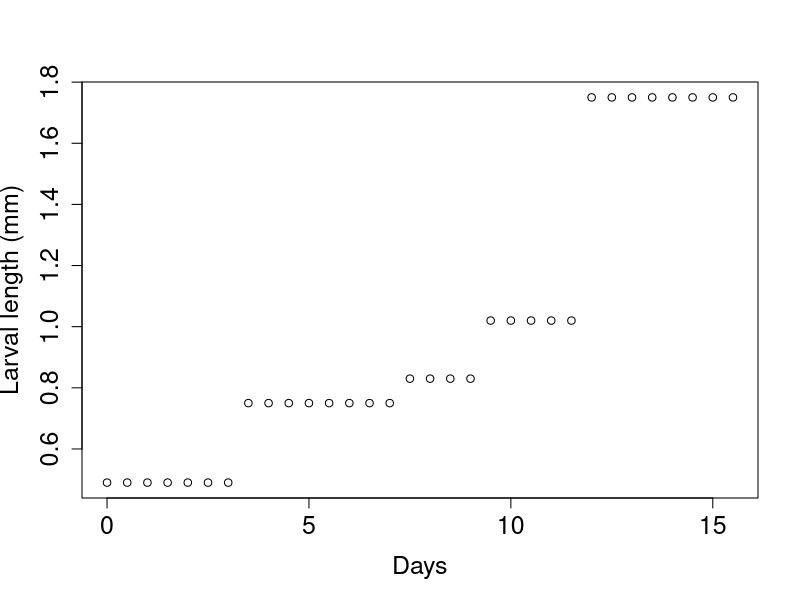
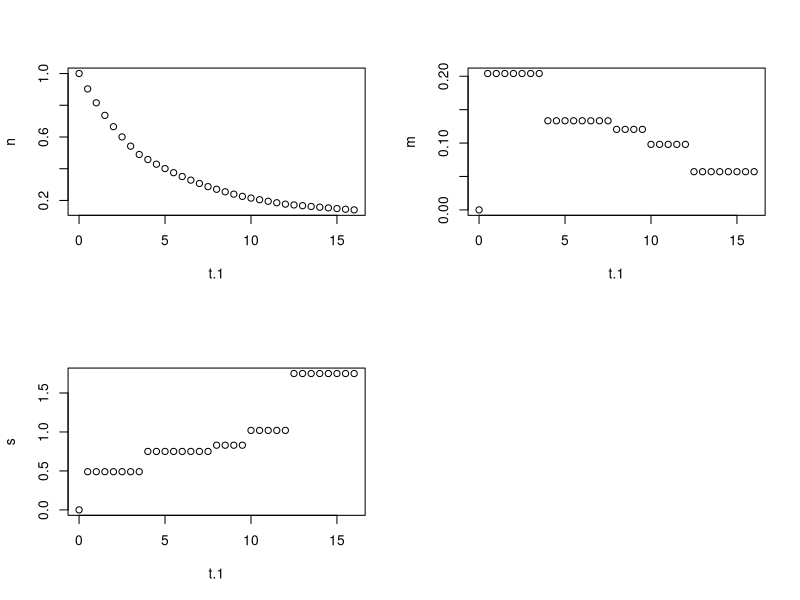
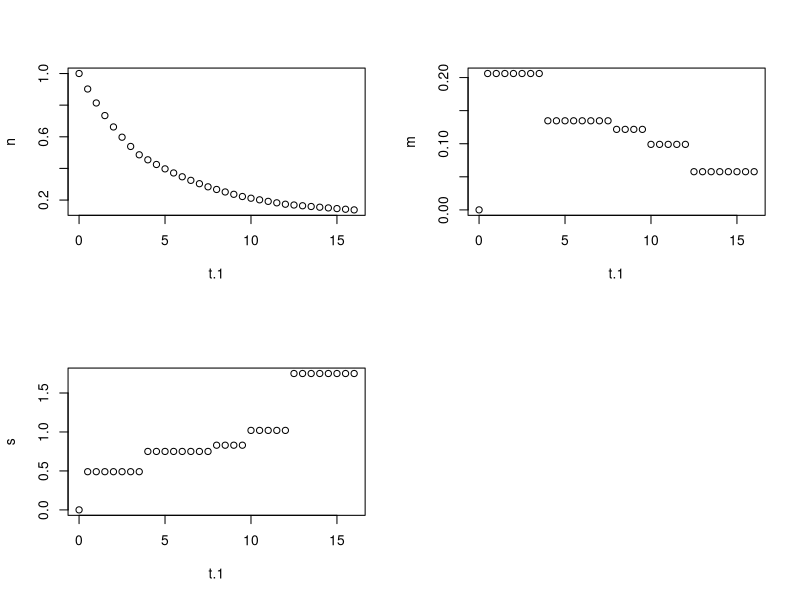
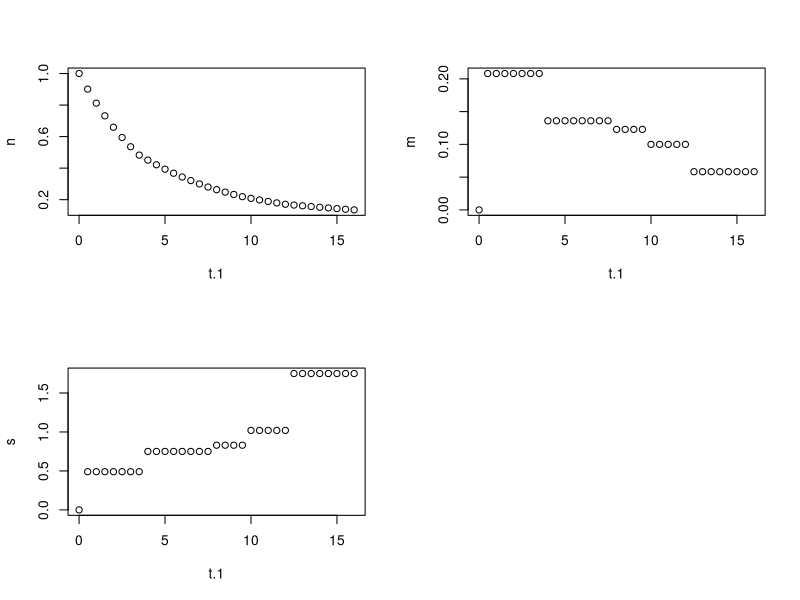
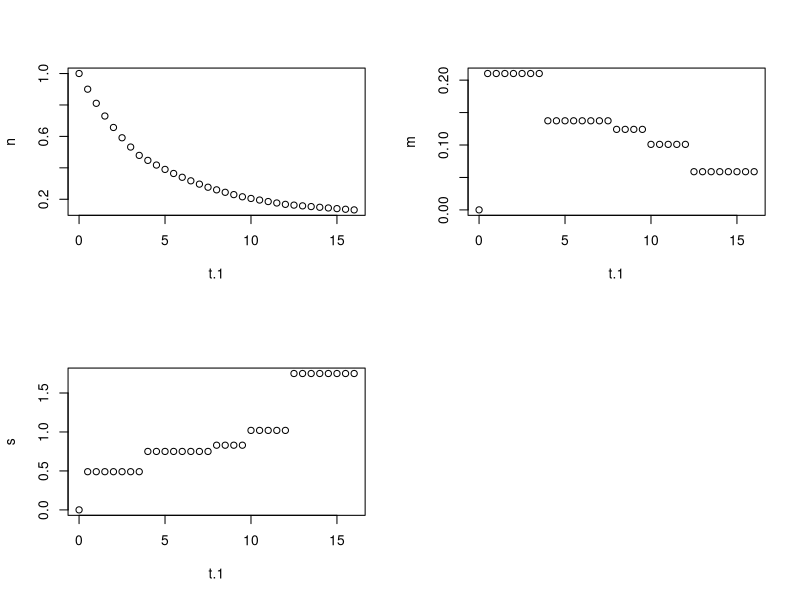
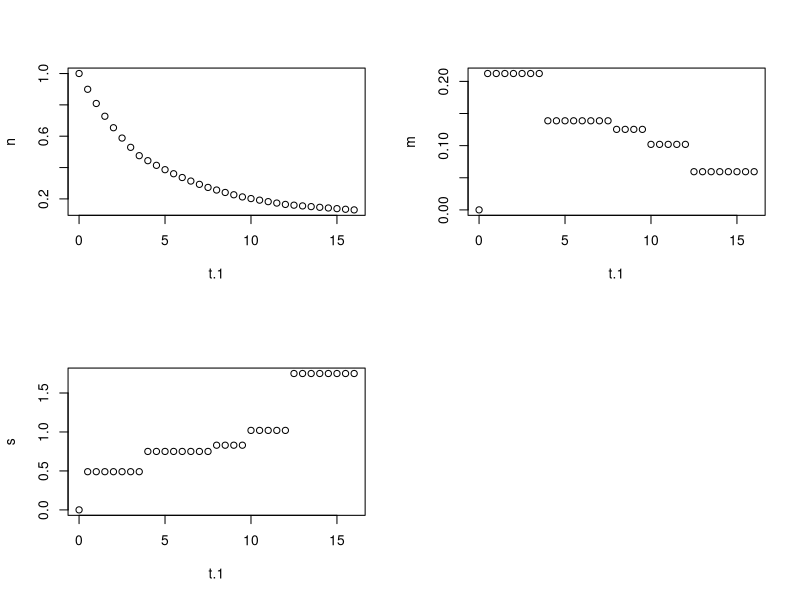
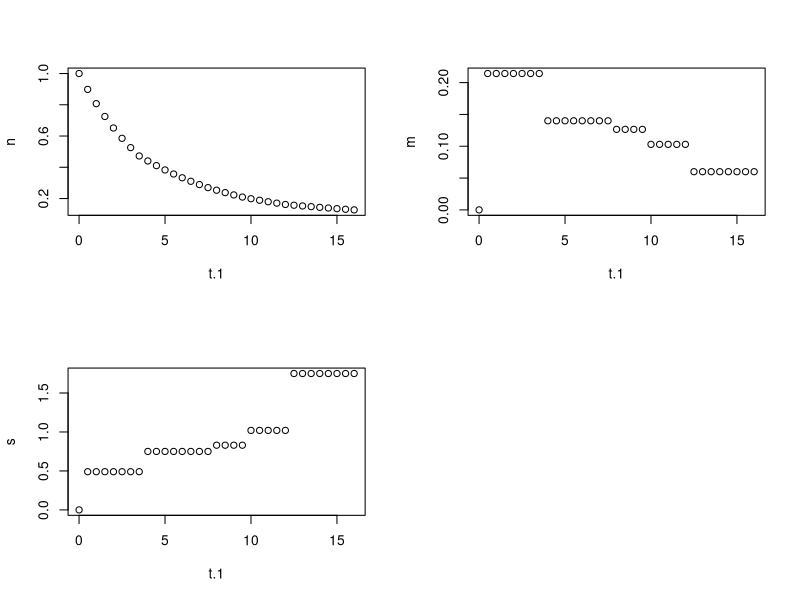
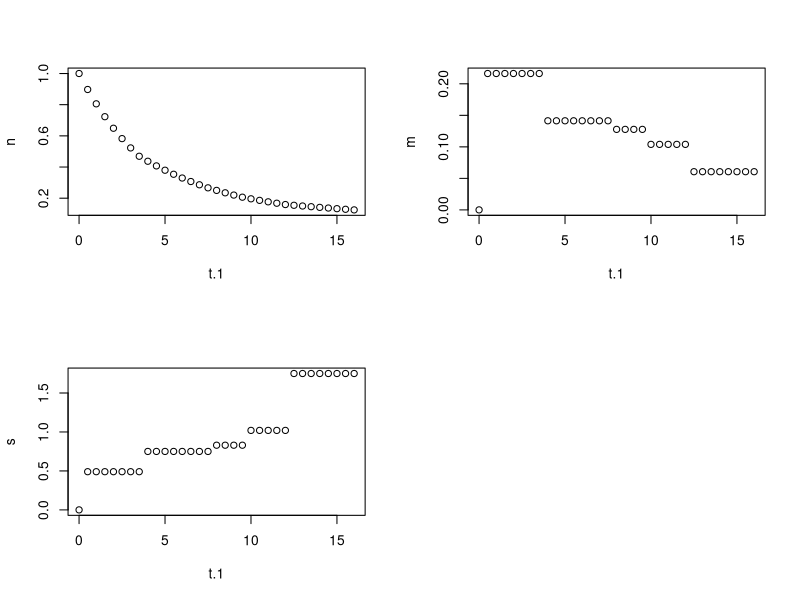

Generate these figures, in order, with R:
###This is just a copied version of the calculating mortality rates (jank) script except it's been cleaned up for larval mortality
##Reminder that the goal of this script is to calculate mr when givent the percentage of larvae that survived in experiments until day n
	#Not a simple constant proportion because larvae grow over time and we explicitly say that mortality is related to size
	##Basically brute forcing this approach
##Also TLDR but given the survival rate from Liao et al., we get a mr of 0.12 at a lr of 1

##Need to create a larvae growth function (I have one but it incorproates noise which is just too hard for this simulation. Going to just use the mean for each stage)
larvae.size=function(t){
	if(t<3.5){
	cl=0.49 #runif(1, 0.44, 0.54)	
	}
	
	else if(t<7.5 & t>=3.5){
	cl= 0.75 #runif(1, 0.72, 0.77)
	}
	
	else if(t<9.5 & t>=7.5){
	cl=0.83 #runif(1, 0.79, 0.87)
	}
	
	else if(t<12 & t>=9.5){
	cl=1.02 #runif(1, 0.98, 1.06)
	}
	
	else if(t<=15.5 & t>=12){
	cl=1.75 #runif(1, 1.69, 1.81)
	}
	
	else print('not larva')
}

##Quick plot just to make sure that function is working
t=seq(from =0, to =15.5, by =0.5)
cl=rep(0, length(t))
for(i in 1:length(t))
{
	cl[i]=larvae.size(t[i])
}
plot(cl~t, ylab='Larval length (mm)', xlab='Days', cex.axis=1.5, cex.lab=1.5)


###From Liao et al. 2011: Get 39% survival after 4 days (my time funciton is in days)
mortality=function(l){
	m=mr*(lr/l)
}

mort.test=seq(from=0.1, to=0.15, by=0.001)
pop.at.4days=rep(5, length(mort.test))

for(j in 1:length(mort.test))
{
	mr=mort.test[j]
	lr=1 #Arbitrarily making lr =1

#Sub in mortality function for just r constant
numbers=function(t, i) {
	num=n[i]*exp(-(mortality(larvae.size(t)))*delta.t) 
}

delta.t=0.5 ##Resolution between time points
t=seq(from=0, to=15.5, by=delta.t) 
n=rep(0, length(t))
m=rep(0, length(t))
s=rep(0, length(t))

n[1]=1 ##Starting population size

for(i in 1:length(t))
{
	n[i+1]=numbers(t=t[i], i=i)
	s[i+1]=larvae.size(t[i])
	m[i+1]=mortality(larvae.size(t[i]))
}

t.1=c(t, max(t)+delta.t)
x=data.frame(n, t.1)
pop.at.4days[j]=x[x$t.1==4,]$n
par(mfrow=(c(2,2)))
plot(n~t.1)
plot(m~t.1)
plot(s~t.1)
}

plot(pop.at.4days~mort.test) 
cbind(pop.at.4days, mort.test)

###Done!!! Mortality is at 0.12 a lr of 1